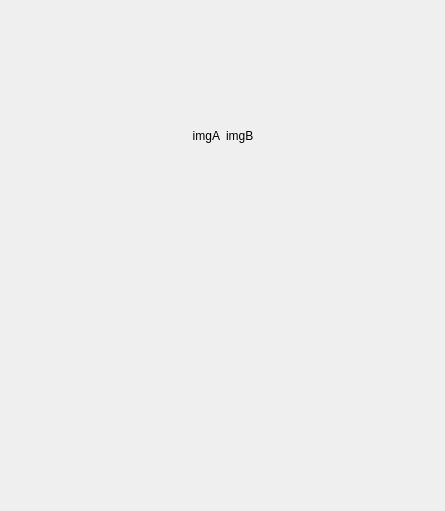
<?xml version="1.0" encoding="UTF-8"?>
<ui version="4.0">
 <class>StereoListWidget</class>
 <widget class="QWidget" name="StereoListWidget">
  <property name="geometry">
   <rect>
    <x>0</x>
    <y>0</y>
    <width>445</width>
    <height>511</height>
   </rect>
  </property>
  <property name="windowTitle">
   <string>Form</string>
  </property>
  <layout class="QGridLayout" name="gridLayout">
   <item row="0" column="0">
    <layout class="QVBoxLayout" name="verticalLayout">
     <item>
      <layout class="QHBoxLayout" name="horizontalLayout_3">
       <item>
        <widget class="ImageLabel" name="a_viewer">
         <property name="sizePolicy">
          <sizepolicy hsizetype="Preferred" vsizetype="Preferred">
           <horstretch>0</horstretch>
           <verstretch>0</verstretch>
          </sizepolicy>
         </property>
         <property name="minimumSize">
          <size>
           <width>0</width>
           <height>250</height>
          </size>
         </property>
         <property name="autoFillBackground">
          <bool>true</bool>
         </property>
         <property name="text">
          <string>imgA</string>
         </property>
         <property name="alignment">
          <set>Qt::AlignRight|Qt::AlignTrailing|Qt::AlignVCenter</set>
         </property>
        </widget>
       </item>
       <item>
        <widget class="ImageLabel" name="b_viewer">
         <property name="sizePolicy">
          <sizepolicy hsizetype="Preferred" vsizetype="Preferred">
           <horstretch>0</horstretch>
           <verstretch>0</verstretch>
          </sizepolicy>
         </property>
         <property name="minimumSize">
          <size>
           <width>0</width>
           <height>250</height>
          </size>
         </property>
         <property name="autoFillBackground">
          <bool>true</bool>
         </property>
         <property name="text">
          <string>imgB</string>
         </property>
         <property name="alignment">
          <set>Qt::AlignLeading|Qt::AlignLeft|Qt::AlignVCenter</set>
         </property>
        </widget>
       </item>
      </layout>
     </item>
     <item>
      <layout class="QHBoxLayout" name="horizontalLayout_2">
       <item>
        <widget class="ImageListWidget" name="a_list" native="true">
         <property name="sizePolicy">
          <sizepolicy hsizetype="Preferred" vsizetype="Preferred">
           <horstretch>0</horstretch>
           <verstretch>0</verstretch>
          </sizepolicy>
         </property>
        </widget>
       </item>
       <item>
        <widget class="ImageListWidget" name="b_list" native="true">
         <zorder>a_list</zorder>
         <zorder>a_list</zorder>
        </widget>
       </item>
      </layout>
     </item>
    </layout>
   </item>
  </layout>
 </widget>
 <customwidgets>
  <customwidget>
   <class>ImageLabel</class>
   <extends>QLabel</extends>
   <header>qtinclude/imagelabel.h</header>
  </customwidget>
  <customwidget>
   <class>ImageListWidget</class>
   <extends>QWidget</extends>
   <header location="global">qtinclude/imagelistwidget.h</header>
   <container>1</container>
  </customwidget>
 </customwidgets>
 <resources/>
 <connections/>
</ui>
